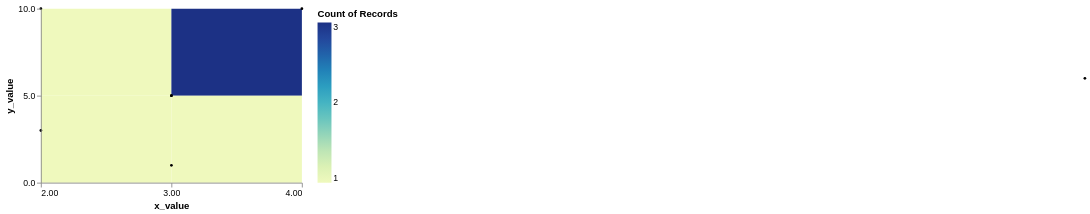

Describe this chart as a Vega-Lite specification.
### Vega specification from a JSON file in a GitHub repository (floating-point values rounded to 4 significant figures)
{"$schema": "https://vega.github.io/schema/vega/v5.json", "background": "white", "padding": 5, "width": 300, "height": 200, "style": "cell", "signals": [{"name": "bandwidthX", "value": 3, "bind": {"input": "range", "min": 1, "max": 100, "step": 1}}, {"name": "bandwidthY", "value": 3, "bind": {"input": "range", "min": 1, "max": 100, "step": 1}}, {"name": "x_name", "value": "x_value", "bind": {"input": "text"}}, {"name": "y_name", "value": "y_value", "bind": {"input": "text"}}], "data": [{"name": "points", "values": [{"x_value": 2, "y_value": 10}, {"x_value": 3, "y_value": 5}, {"x_value": 3, "y_value": 5}, {"x_value": 10, "y_value": 6}, {"x_value": 2, "y_value": 3}, {"x_value": 4, "y_value": 10}, {"x_value": 3, "y_value": 1}]}, {"name": "source_0", "values": [{"x_value": 2, "y_value": 10}, {"x_value": 3, "y_value": 5}, {"x_value": 3, "y_value": 5}, {"x_value": 2, "y_value": 3}, {"x_value": 4, "y_value": 10}, {"x_value": 3, "y_value": 1}], "format": {"type": "json"}, "transform": [{"type": "extent", "field": {"signal": "x_name"}, "signal": "x_extent"}, {"type": "bin", "field": {"signal": "x_name"}, "as": ["x_start", "x_end"], "signal": "x_bins", "extent": {"signal": "x_extent"}, "maxbins": {"signal": "bandwidthX"}}, {"type": "extent", "field": {"signal": "y_name"}, "signal": "y_extent"}, {"type": "bin", "field": {"signal": "y_name"}, "as": ["y_start", "y_end"], "signal": "y_bins", "extent": {"signal": "y_extent"}, "maxbins": {"signal": "bandwidthY"}}, {"type": "aggregate", "groupby": ["x_start", "x_end", "y_start", "y_end"], "ops": ["count"], "as": ["__count"]}]}], "marks": [{"name": "marks", "type": "rect", "style": ["rect"], "from": {"data": "source_0"}, "encode": {"update": {"fill": {"scale": "color", "field": "__count"}, "x2": {"scale": "x", "field": "x_start"}, "x": {"scale": "x", "field": "x_end"}, "y2": {"scale": "y", "field": "y_start"}, "y": {"scale": "y", "field": "y_end"}}}}, {"type": "symbol", "from": {"data": "points"}, "encode": {"enter": {"fillOpacity": {"value": 1}, "fill": {"value": "black"}}, "update": {"x": {"scale": "x", "field": {"signal": "x_name"}}, "y": {"scale": "y", "field": {"signal": "y_name"}}, "size": {"value": 10}}}}], "scales": [{"name": "x", "type": "linear", "domain": {"signal": "[x_bins.start, x_bins.stop]"}, "range": [0, {"signal": "width"}], "bins": {"signal": "x_bins"}, "zero": false}, {"name": "y", "type": "linear", "domain": {"signal": "[y_bins.start, y_bins.stop]"}, "range": [{"signal": "height"}, 0], "bins": {"signal": "y_bins"}, "zero": false}, {"name": "color", "type": "linear", "domain": {"data": "source_0", "field": "__count"}, "range": "heatmap", "interpolate": "hcl", "zero": false}], "axes": [{"scale": "x", "orient": "bottom", "grid": false, "title": {"signal": "x_name"}, "labelFlush": true, "labelOverlap": true, "tickCount": {"signal": "ceil(width/3)"}, "zindex": 1}, {"scale": "y", "orient": "left", "grid": false, "title": {"signal": "y_name"}, "labelOverlap": true, "tickCount": {"signal": "ceil(height/3)"}, "zindex": 1}], "legends": [{"fill": "color", "gradientLength": {"signal": "height - 16"}, "title": "Count of Records"}], "config": {"style": {"cell": {"stroke": "transparent"}}}}
